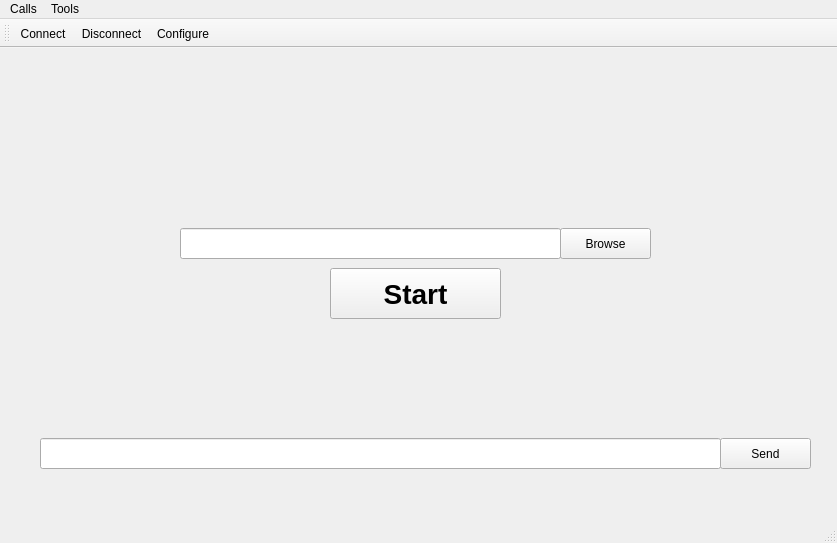
<?xml version="1.0" encoding="UTF-8"?>
<ui version="4.0">
 <class>MainWindow</class>
 <widget class="QMainWindow" name="MainWindow">
  <property name="geometry">
   <rect>
    <x>0</x>
    <y>0</y>
    <width>837</width>
    <height>543</height>
   </rect>
  </property>
  <property name="windowTitle">
   <string>MainWindow</string>
  </property>
  <widget class="QWidget" name="centralwidget">
   <widget class="QPushButton" name="Browse_pushButton">
    <property name="geometry">
     <rect>
      <x>560</x>
      <y>180</y>
      <width>91</width>
      <height>31</height>
     </rect>
    </property>
    <property name="text">
     <string>Browse</string>
    </property>
   </widget>
   <widget class="QPushButton" name="Start_pushButton">
    <property name="geometry">
     <rect>
      <x>330</x>
      <y>220</y>
      <width>171</width>
      <height>51</height>
     </rect>
    </property>
    <property name="font">
     <font>
      <pointsize>21</pointsize>
      <bold>true</bold>
     </font>
    </property>
    <property name="text">
     <string>Start</string>
    </property>
   </widget>
   <widget class="QLineEdit" name="lineEdit">
    <property name="geometry">
     <rect>
      <x>180</x>
      <y>180</y>
      <width>381</width>
      <height>31</height>
     </rect>
    </property>
   </widget>
   <widget class="QLineEdit" name="lineEdit_2">
    <property name="geometry">
     <rect>
      <x>40</x>
      <y>390</y>
      <width>681</width>
      <height>31</height>
     </rect>
    </property>
   </widget>
   <widget class="QPushButton" name="Send_pushButton">
    <property name="geometry">
     <rect>
      <x>720</x>
      <y>390</y>
      <width>91</width>
      <height>31</height>
     </rect>
    </property>
    <property name="text">
     <string>Send</string>
    </property>
   </widget>
  </widget>
  <widget class="QStatusBar" name="statusbar"/>
  <widget class="QToolBar" name="toolBar">
   <property name="windowTitle">
    <string>toolBar</string>
   </property>
   <attribute name="toolBarArea">
    <enum>TopToolBarArea</enum>
   </attribute>
   <attribute name="toolBarBreak">
    <bool>false</bool>
   </attribute>
   <addaction name="actionConnect"/>
   <addaction name="actionDisconnect"/>
   <addaction name="actionConfigure"/>
  </widget>
  <widget class="QMenuBar" name="menubar">
   <property name="geometry">
    <rect>
     <x>0</x>
     <y>0</y>
     <width>837</width>
     <height>22</height>
    </rect>
   </property>
   <widget class="QMenu" name="menuCalls">
    <property name="title">
     <string>Calls</string>
    </property>
    <addaction name="actionConnect"/>
    <addaction name="actionDisconnect"/>
    <addaction name="actionQuit"/>
   </widget>
   <widget class="QMenu" name="menuTools">
    <property name="title">
     <string>Tools</string>
    </property>
    <addaction name="actionConfigure"/>
    <addaction name="actionClear"/>
   </widget>
   <addaction name="menuCalls"/>
   <addaction name="menuTools"/>
  </widget>
  <action name="actionConnect">
   <property name="icon">
    <iconset theme="QIcon::ThemeIcon::CallStart"/>
   </property>
   <property name="text">
    <string>Connect</string>
   </property>
  </action>
  <action name="actionDisconnect">
   <property name="icon">
    <iconset theme="QIcon::ThemeIcon::CallStop"/>
   </property>
   <property name="text">
    <string>Disconnect</string>
   </property>
  </action>
  <action name="actionQuit">
   <property name="icon">
    <iconset theme="QIcon::ThemeIcon::ApplicationExit"/>
   </property>
   <property name="text">
    <string>Quit</string>
   </property>
  </action>
  <action name="actionConfigure">
   <property name="icon">
    <iconset theme="QIcon::ThemeIcon::DocumentProperties"/>
   </property>
   <property name="text">
    <string>Configure</string>
   </property>
  </action>
  <action name="actionClear">
   <property name="icon">
    <iconset theme="QIcon::ThemeIcon::ViewRefresh"/>
   </property>
   <property name="text">
    <string>Clear</string>
   </property>
  </action>
 </widget>
 <resources/>
 <connections/>
</ui>
